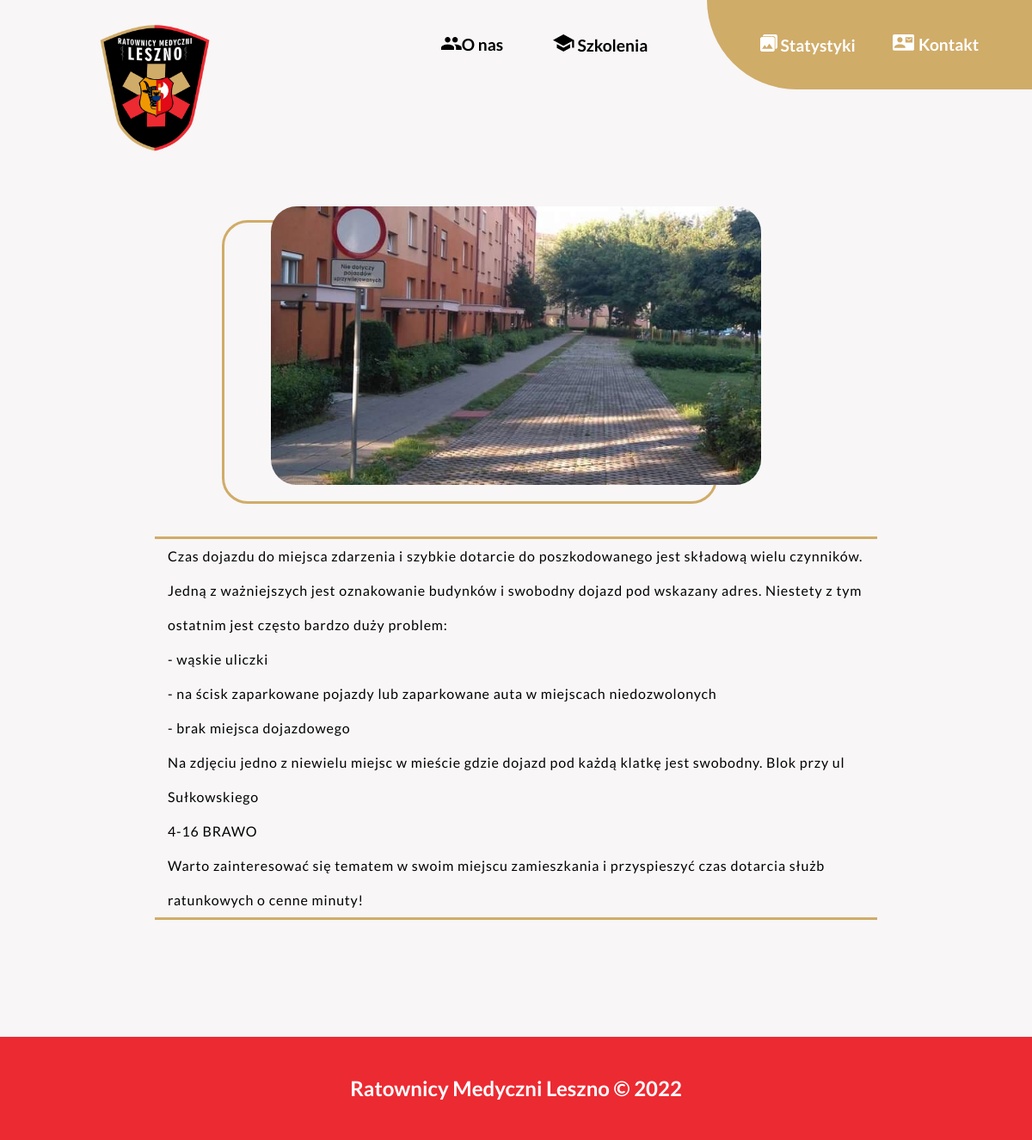
The page /2021/08/03/czas-dojazdu/ on the database its author committed.
### ratownicy_blog/models.py (models this page shows, shortened)
class Post(models.Model):
    STATUS_POST = (
        ('robocza', 'Robocza'),
        ('opublikowane', 'Opublikowane'),
    )
    CATEGORIES = (
        ('szkolenia', 'Szkolenia'),
        ('podstawowe', 'Podstawowe'),
    )
    title = models.CharField(max_length=250)
    slug = models.SlugField(max_length=250,
                            unique_for_date='publish')
    author = models.ForeignKey(User,
                               on_delete=models.CASCADE,
                               related_name='blog_posts')
    text_post = RichTextField(blank='True')
    publish = models.DateTimeField(default=timezone.now)
    created = models.DateTimeField(auto_now_add=True)
    update = models.DateTimeField(auto_now=True)
    status = models.CharField(max_length=13,
                              choices=STATUS_POST,
                              default='robocze')
    imagePost = models.ImageField(null=True, blank='True')
    objects = models.Manager()
    published = PublishedManager()
    categories = models.CharField(max_length=11,
                                  choices=CATEGORIES,
                                  default='podstawowe')
    class Meta:
        ordering = ('-publish',)

### ratownicy_blog/views.py (the view)
# urls.py: path('<int:year>/<int:month>/<int:day>/<slug:post>/', views.post_detail, name='post_detail'),
def post_detail(request, year, month, day, post):
    post = get_object_or_404(Post, slug=post,
                                    status = 'opublikowane',
                                    publish__year = year,
                                    publish__month = month,
                                    publish__day = day)
    photos = PostImage.objects.filter(post = post)
    return render(request,
                  'blog/post/post-details.html',
                    {'post': post, 'photos': photos})

### ratownicy_blog/templates/blog/post/post-details.html (shortened to what this page needs)
{% extends "blog/base.html" %}
{% load static %}
{% block link %}
<link rel="stylesheet" href="{% static 'css/post-details.css' %}" />
{% endblock %}
{% block content %}
<main class="post-details-main">
        <div class="post-details-main-up">
          <div class="post-image-box">
            <div class="box-image">
              <img src="{{ post.imagePost.url }}" alt="" />
            </div>
          </div>
        </div>
        <article>
          <div class="post-details-main-middle">
            <div class="post-details-text">
              <p>
                {{ post.text_post|safe }}
              </p>
            </div>
          </div>
        </article>
    </main>
{% endblock %}

### ratownicy_blog/static/css/main.css (style rules this page uses)
* { margin: 0; padding: 0; scroll-behavior: smooth; -webkit-box-sizing: border-box; box-sizing: border-box; }
body { background-color: #F8F6F6; font-family: "Lato", sans-serif; }
main { display: -webkit-box; display: -ms-flexbox; display: flex; -webkit-box-orient: vertical; -webkit-box-direction: normal; -ms-flex-direction: column; flex-direction: column; margin-top: 50px; }

### ratownicy_blog/static/css/post-details.css (style rules this page uses)
.post-details-main { display: -webkit-box; display: -ms-flexbox; display: flex; -webkit-box-orient: vertical; -webkit-box-direction: normal; -ms-flex-direction: column; flex-direction: column; min-height: 53vh; }
.post-details-main-up { display: -webkit-box; display: -ms-flexbox; display: flex; -webkit-box-pack: center; -ms-flex-pack: center; justify-content: center; padding: 30px; }
.post-details-main-up .post-image-box { width: 35%; max-height: 25vw; position: relative; -webkit-box-align: center; -ms-flex-align: center; align-items: center; }
.post-details-main-up .post-image-box::before { content: ""; border: solid #D0AC69 3px; position: absolute; width: 100%; height: 100%; top: 5%; left: -10%; z-index: -1; border-radius: 30px; }
.post-details-main-up .box-image { width: 100%; height: 100%; overflow: hidden; border-radius: 30px; }
.post-details-main-up .box-image img { width: 100%; height: 100%; }
.post-details-main-middle { -webkit-box-flex: 0.1; -ms-flex: 0.1; flex: 0.1; display: -webkit-box; display: -ms-flexbox; display: flex; -webkit-box-pack: center; -ms-flex-pack: center; justify-content: center; -webkit-box-align: start; -ms-flex-align: start; align-items: flex-start; margin-top: 30px; }
.post-details-main-middle .post-details-text { border-top: solid #D0AC69 3px; border-bottom: solid #D0AC69 3px; width: 60%; padding-left: 15px; margin-left: 10px; margin-right: 10px; }
.post-details-main-middle .post-details-text p { letter-spacing: 0.05rem; line-height: 2.5rem; }
@media screen and (max-width: 1400px) { .post-details-main-up .post-image-box { width: 50%; max-height: 35vw; } }
@media screen and (max-width: 1400px) { .post-details-main-middle .post-details-text { width: 70%; } }

### rows shown on the page
Post: imagePost (picture), text_post "Czas dojazdu do miejsca zdarzenia i szybkie dotarcie do poszkodowanego jest składową wielu czynników. Jedną z ważniejszych jest oznakowanie budynków i swobodny dojazd pod wskazany adres. Niestety z tym ostatnim jest często bardzo duży problem: - wąskie uliczki - na ścisk zaparkowane pojazdy lub zaparkowane auta w miejscach niedozwolonych - brak miejsca dojazdowego Na zdjęciu jedno z niewielu miejsc w mieście gdzie dojazd pod każdą klatkę jest swobodny. Blok przy ul Sułkowskiego 4-16 BRAWO Warto zainteresować się tematem w swoim miejscu zamieszkania i przyspieszyć czas dotarcia służb ratunkowych o cenne minuty!"
